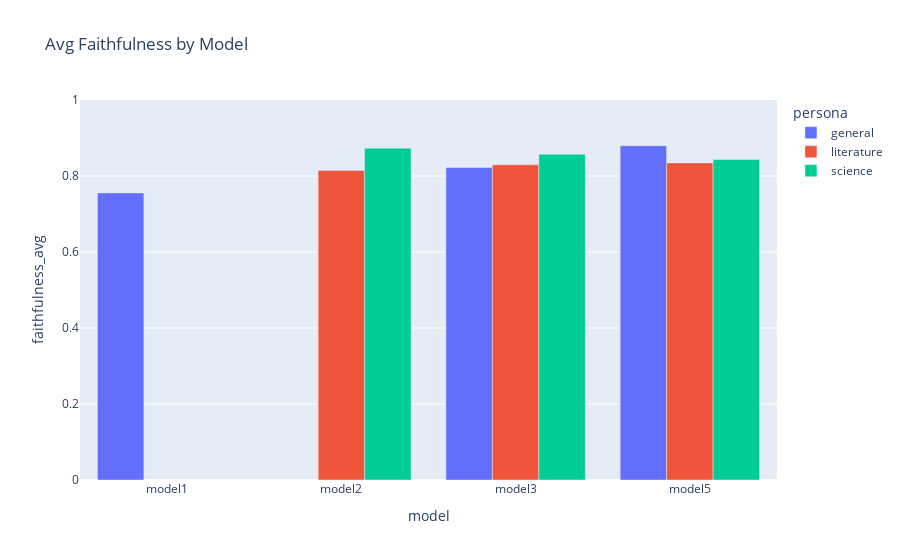

Notebook code cell kept with this figure:
### Code cell
fig = px.bar(
    summary_df,
    x = "model",
    y = "faithfulness_avg",
    color = "persona",
    barmode = "group",
    title = "Avg Faithfulness by Model",
    category_orders = {"model": ["model1", "model2", "model3"]},
    range_y = [0, 1]
)

fig.show()

### Figure 1 — Plotly figure (JSON) as saved in the notebook; plotly's stock layout.template omitted (floating-point values rounded to 4 significant figures)
{"data": [{"alignmentgroup": "True", "hovertemplate": "persona=general<br>model=%{x}<br>faithfulness_avg=%{y}<extra></extra>", "legendgroup": "general", "marker": {"color": "#636efa", "pattern": {"shape": ""}}, "name": "general", "offsetgroup": "general", "orientation": "v", "showlegend": true, "textposition": "auto", "type": "bar", "x": ["model1", "model3", "model5"], "xaxis": "x", "y": [0.7556, 0.8222, 0.8797], "yaxis": "y"}, {"alignmentgroup": "True", "hovertemplate": "persona=literature<br>model=%{x}<br>faithfulness_avg=%{y}<extra></extra>", "legendgroup": "literature", "marker": {"color": "#EF553B", "pattern": {"shape": ""}}, "name": "literature", "offsetgroup": "literature", "orientation": "v", "showlegend": true, "textposition": "auto", "type": "bar", "x": ["model2", "model3", "model5"], "xaxis": "x", "y": [0.8147, 0.8294, 0.8345], "yaxis": "y"}, {"alignmentgroup": "True", "hovertemplate": "persona=science<br>model=%{x}<br>faithfulness_avg=%{y}<extra></extra>", "legendgroup": "science", "marker": {"color": "#00cc96", "pattern": {"shape": ""}}, "name": "science", "offsetgroup": "science", "orientation": "v", "showlegend": true, "textposition": "auto", "type": "bar", "x": ["model2", "model3", "model5"], "xaxis": "x", "y": [0.8732, 0.8574, 0.8435], "yaxis": "y"}], "layout": {"barmode": "group", "legend": {"title": {"text": "persona"}, "tracegroupgap": 0}, "title": {"text": "Avg Faithfulness by Model"}, "xaxis": {"anchor": "y", "categoryarray": ["model1", "model2", "model3"], "categoryorder": "array", "domain": [0, 1], "title": {"text": "model"}}, "yaxis": {"anchor": "x", "domain": [0, 1], "range": [0, 1], "title": {"text": "faithfulness_avg"}}}}
